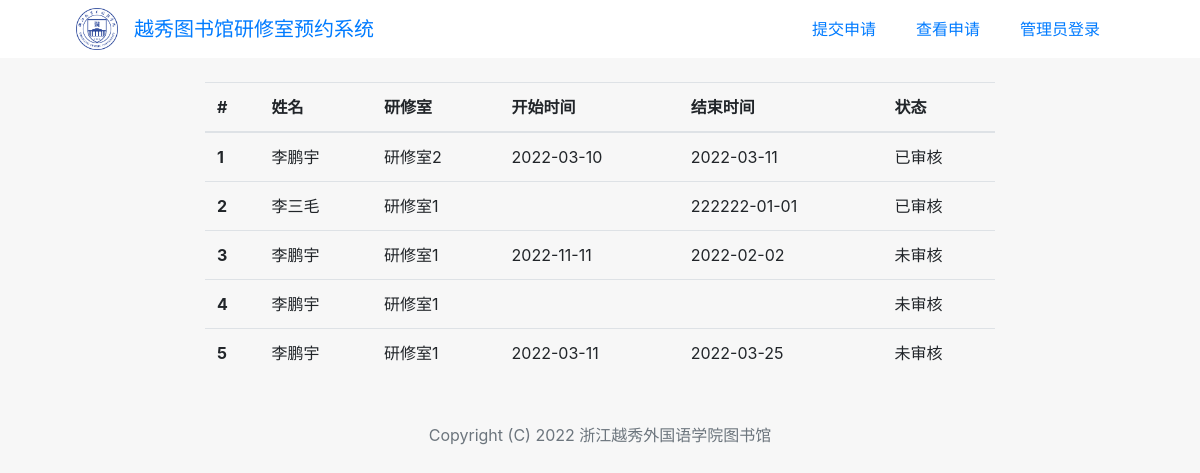
Page /status on the committed database.
### main.py (models this page shows)
class Yxs(db.Model):
    id = db.Column(db.Integer, primary_key=True)
    user_name = db.Column(db.String(250), nullable=False)
    user_section = db.Column(db.String(250), nullable=False)
    user_phone = db.Column(db.String(250), nullable=False)
    yanxiushi = db.Column(db.String(250), nullable=False)
    start_date = db.Column(db.String(250), nullable=False)
    end_date = db.Column(db.String(250), nullable=False)
    status = db.Column(db.Integer, nullable=False)

### main.py (the view)
@app.route("/status")
def get_all_yxs():
    all_yxs = db.session.query(Yxs).all()
    return render_template("status.html", all_yxs=all_yxs, logged_in=current_user.is_authenticated)

### templates/status.html
{% include "header.html" %}
<div class="row">
    <div class="col-md-8 col-11 container1">
<table class="table table-hover">
    <thead>
      <tr>
        <th scope="col">#</th>
        <th scope="col">姓名</th>
        <th scope="col">研修室</th>
        <th scope="col">开始时间</th>
        <th scope="col">结束时间</th>
        <th scope="col">状态</th>
      </tr>
    </thead>
    <tbody>
        {% for yxs in all_yxs %}
      <tr>
        <th scope="row">{{ yxs.id }}</th>
        <td>{{ yxs.user_name }}</td>
        <td>{{ yxs.yanxiushi }}</td>
        <td>{{ yxs.start_date }}</td>
        <td>{{ yxs.end_date }}</td>
        {% if yxs.status == 0: %}
        <td>未审核</td>
        {% else %}
        <td>已审核</td>
        {% endif %}
      </tr>
{% endfor %}
    </tbody>
  </table>
    </div>
</div>
{% include "footer.html" %}

### templates/header.html (shortened to what this page needs)
<!doctype html>
<html lang="en">
<head>
  <link rel="stylesheet" href="https://cdn.jsdelivr.net/npm/bootstrap@4.5.3/dist/css/bootstrap.min.css"
>
  <link rel="stylesheet" href="{{ url_for('static', filename='css/styles.css') }}">
</head>
<body>
  <section class="ftco-section top-bar">
		<div class="container">
			<nav class="navbar navbar-expand-lg ftco_navbar ftco-navbar-light" id="ftco-navbar">
		    <div class="container">
          <img src="{{ url_for('static', filename='images/logo.png') }}" alt="" class="logo">
		    	<a class="navbar-brand" href="/">越秀图书馆研修室预约系统</a>
		      <div class="collapse navbar-collapse" id="ftco-nav">
		        <ul class="navbar-nav ml-auto mr-md-3">
					{% if not logged_in: %}
		        	<li class="nav-item active top-nav"><a href="/" class="nav-link">提交申请</a></li>
		        	<li class="nav-item top-nav"><a href="/status" class="nav-link">查看申请</a></li>
		        	<li class="nav-item top-nav"><a href="/login" class="nav-link">管理员登录</a></li>
					{% else: %}
					<li class="nav-item top-nav"><a href="/logout" class="nav-link">退出登录</a></li>
					{% endif %}
		        </ul>
		      </div>
		    </div>
		  </nav>
  </div>
	</section>

### templates/footer.html (shortened to what this page needs)
<section id="page-footer">
  <p class="footer-content">Copyright (C) 2022 浙江越秀外国语学院图书馆</p>
</section>
  </body>
</html>

### static/css/styles.css (style rules this page uses)
body { margin: 0; background-color: #F7F7F7; }
.top-bar { background-color: white; }
.container1 { margin: 2% auto; }
.logo { width: 4%; margin-right: 1rem; }
.top-nav { padding-left: 1.5rem; }
#page-footer { margin: 0; text-align: center; }
.footer-content { padding: 5px; color:#6c757d; }

### rows in the picture
Yxs: id "1", user_name "李鹏宇", yanxiushi "研修室2", start_date "2022-03-10", end_date "2022-03-11", status "已审核"
Yxs: id "2", user_name "李三毛", yanxiushi "研修室1", end_date "222222-01-01", status "已审核"
Yxs: id "3", user_name "李鹏宇", yanxiushi "研修室1", start_date "2022-11-11", end_date "2022-02-02", status "未审核"
Yxs: id "4", user_name "李鹏宇", yanxiushi "研修室1", status "未审核"
Yxs: id "5", user_name "李鹏宇", yanxiushi "研修室1", start_date "2022-03-11", end_date "2022-03-25", status "未审核"
